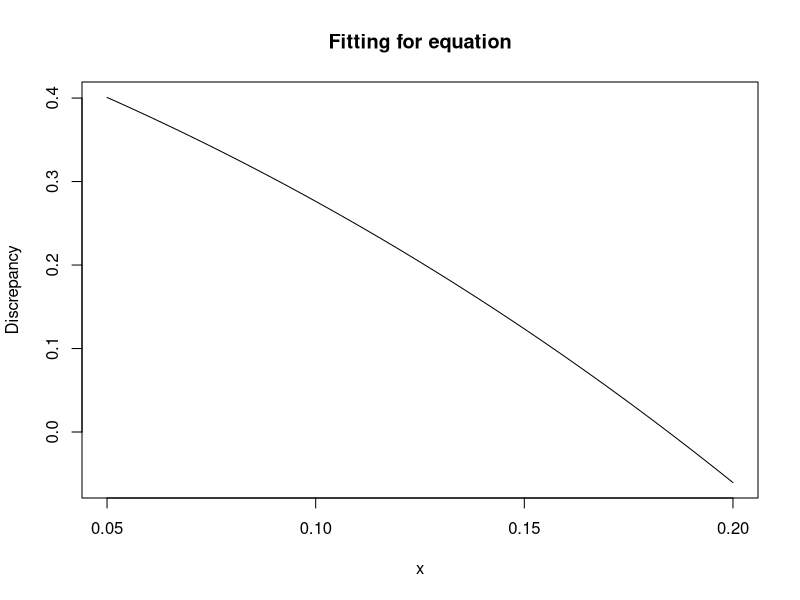

The R script that drew this image:
getYInCurve <- function(x) {
    r1 <- 0.375-x
    r2 <- 0.375-(1-r1)*x
    r3 <- 0.375-(1-r1-r2)*x
    r4 <- 0.375-(1-r1-r2-r3)*x
    y <- r1+r2+r3+r4-1
    y
}

getYInCurve(0.11)

xa <- seq(f=0.05,t=0.20,b=0.0005)

ya <- lapply(xa, getYInCurve)

matrix(c(xa, ya), nc=2)


curve(getYInCurve, 0.05, 0.20,main="Fitting for equation", xlab="x", ylab="Discrepancy") 